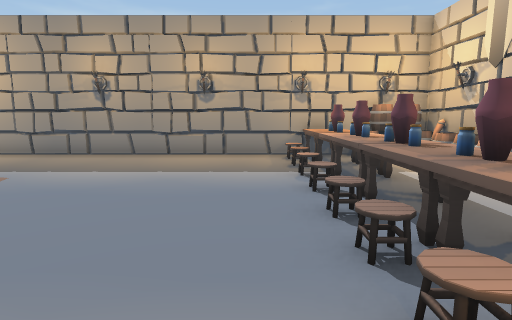
View 1 (above)

14 first-person views from a walk through a Unity game level. The camera is 1.3 m above the floor, tilts 8° down and sees 80° across. The floor is counted in squares, 1 m on a side. Each view is taken from the middle of a square. On the plan, view 1 faces up. The plan holds only what a view shows up to about 14 squares ahead; the rest is blank. The place goes on beyond the plan. Some animated figures are left out.

View 2
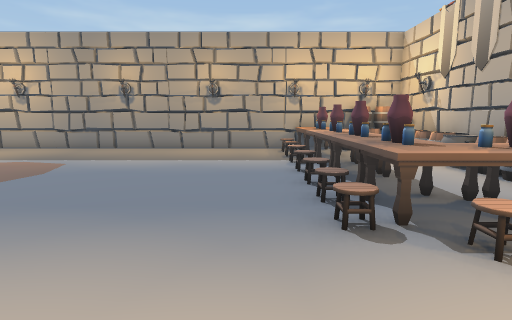

View 3
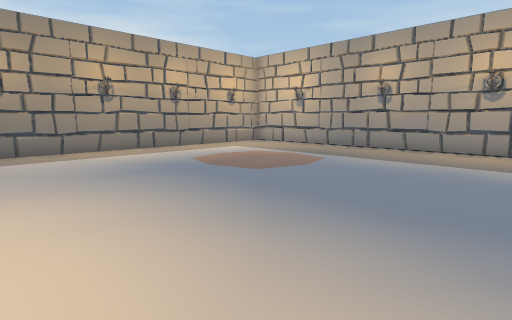

View 4
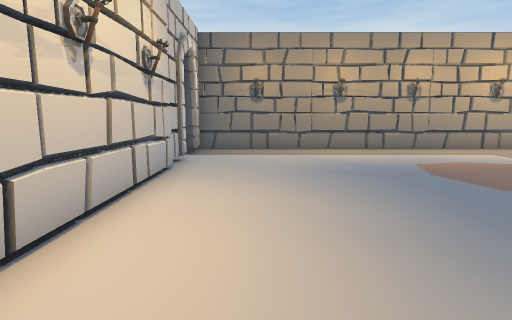

View 5
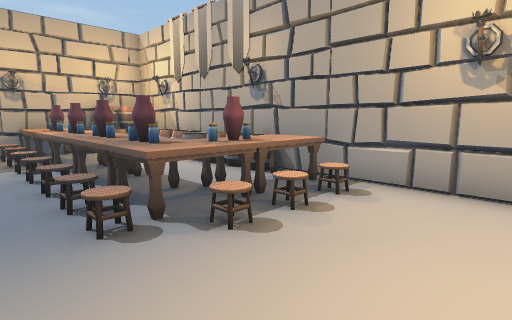

View 6
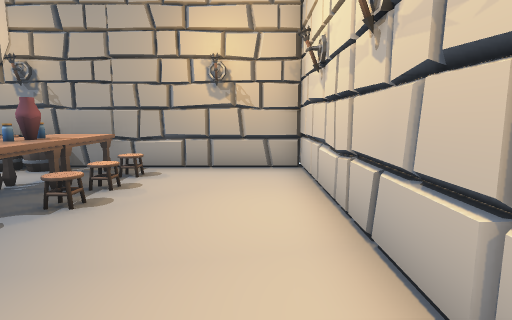

View 7
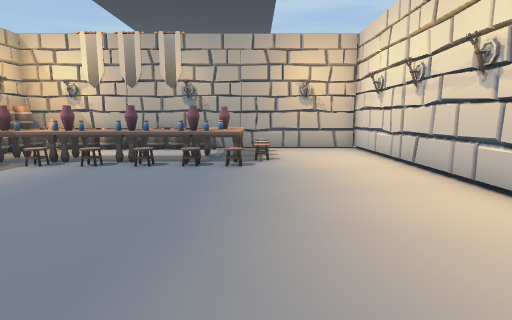

View 8
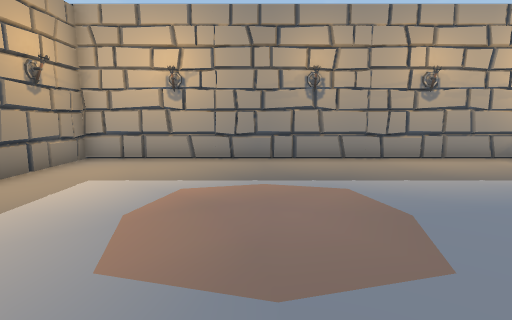

View 9
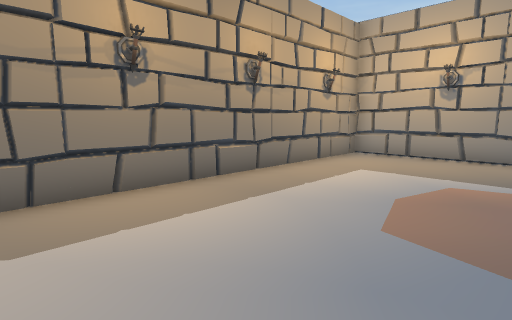

View 10
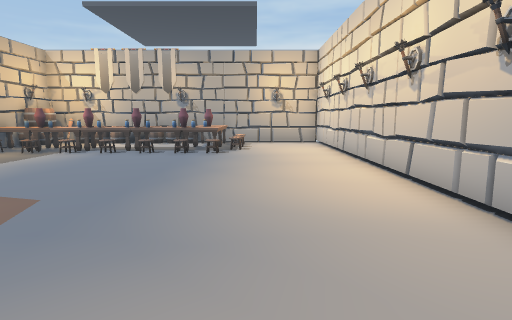

View 11
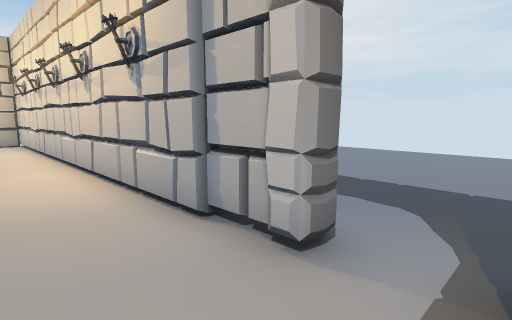

View 12
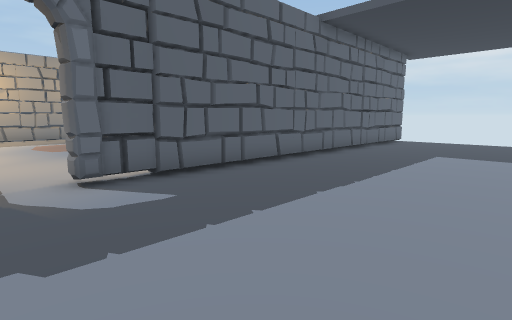

View 13
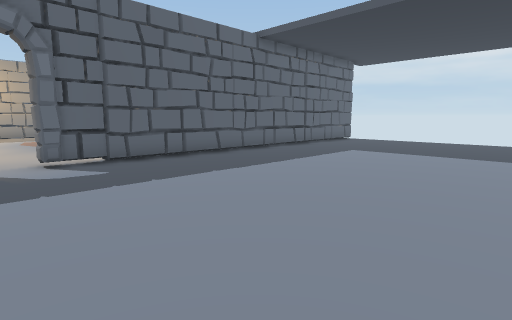

View 14
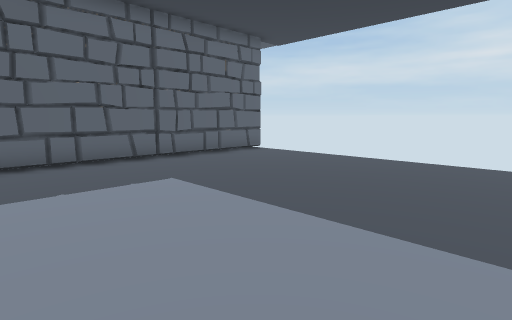

### Floor plan
Points are (right, up) in squares from view 1. A wall is a line through its corners. A room is listed if a view was taken in it or the views show most of it. See-through windows are left out.
Room 1 (views 1, 2, 3, 4, 5, 6, 7, 8, 9, 10, 11)
walls: (-9.4, -3.1) (5.8, -3.1) (5.8, 8.5); (5.9, 10.5) (-12.4, 10.5) (-12.4, -3.4); (-11.5, -3.1) (-11, -3.1)
ways out: opening at (-10, -3.5) to room 2
objects: potion (1, 3); potion (1, 5); other object (1, 7); other object (1, 9); potion (2, 2); pot (2, 3); potion (2, 4); pot (2, 5); other object (2, 6); pot (2, 7); other object (2, 8); pot (2, 9); table (2, 9) to (3, 10); potion (3, 2); table (3, 3); table (3, 4); table (3, 5) to (3, 6); table (3, 7) to (3, 8); other object (3, 10) to (4, 10); other object (4, 2); table (4, 2) to (5, 3); barrel (5, 3); barrel (5, 4); barrel (5, 5) to (6, 5); cauldron (5, 6); barrel (5, 7); barrel (5, 8); barrel (5, 9); barrel (5, 10); torch (6, 9); barrel (6, 10)
Room 2 (views 12, 13, 14)
walls: (6.5, -3.8) (-9.5, -3.8) (-9.4, -3.1)
low walls: (-9.5, -3.8) (-9.4, -3.1)
ways out: opening at (-10, -3.5) to room 1

Positions as (right, up) in squares from view 1, and headings:
1: (0, 0), facing up
2: (0, -2), facing up
3: (0, -2), facing up-left
4: (0, -1), facing left
5: (0, -2), facing up-right
6: (-2, -2), facing right
7: (-7, 1), facing right
8: (-7, 1), facing up
9: (-7, 0), facing up-left
10: (-10, 0), facing right
11: (-11, -1), facing down-right
12: (-11, -10), facing up-right
13: (-11, -13), facing up-right
14: (-3, -13), facing up-right
